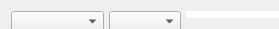
   <widget class="QWidget" name="layoutWidget">
    <property name="geometry">
     <rect>
      <x>23</x>
      <y>20</y>
      <width>279</width>
      <height>29</height>
     </rect>
    </property>
    <layout class="QHBoxLayout" name="horizontalLayout">
     <property name="spacing">
      <number>5</number>
     </property>
     <property name="sizeConstraint">
      <enum>QLayout::SetNoConstraint</enum>
     </property>
     <property name="rightMargin">
      <number>0</number>
     </property>
     <item>
      <widget class="QComboBox" name="fluorLabel">
       <property name="sizePolicy">
        <sizepolicy hsizetype="Preferred" vsizetype="Fixed">
         <horstretch>0</horstretch>
         <verstretch>0</verstretch>
        </sizepolicy>
       </property>
       <property name="minimumSize">
        <size>
         <width>20</width>
         <height>21</height>
        </size>
       </property>
       <property name="focusPolicy">
        <enum>Qt::NoFocus</enum>
       </property>
       <property name="editable">
        <bool>false</bool>
       </property>
       <property name="sizeAdjustPolicy">
        <enum>QComboBox::AdjustToContentsOnFirstShow</enum>
       </property>
      </widget>
     </item>
     <item>
      <widget class="QComboBox" name="fluorName">
       <property name="sizePolicy">
        <sizepolicy hsizetype="Fixed" vsizetype="Fixed">
         <horstretch>0</horstretch>
         <verstretch>0</verstretch>
        </sizepolicy>
       </property>
       <property name="minimumSize">
        <size>
         <width>30</width>
         <height>21</height>
        </size>
       </property>
       <property name="focusPolicy">
        <enum>Qt::NoFocus</enum>
       </property>
       <property name="editable">
        <bool>false</bool>
       </property>
       <property name="sizeAdjustPolicy">
        <enum>QComboBox::AdjustToContentsOnFirstShow</enum>
       </property>
      </widget>
     </item>
     <item>
      <widget class="QLineEdit" name="energyDisplay">
       <property name="sizePolicy">
        <sizepolicy hsizetype="Ignored" vsizetype="Fixed">
         <horstretch>0</horstretch>
         <verstretch>0</verstretch>
        </sizepolicy>
       </property>
       <property name="minimumSize">
        <size>
         <width>0</width>
         <height>0</height>
        </size>
       </property>
       <property name="sizeIncrement">
        <size>
         <width>0</width>
         <height>0</height>
        </size>
       </property>
       <property name="palette">
        <palette>
         <active>
          <colorrole role="WindowText">
           <brush brushstyle="SolidPattern">
            <color alpha="255">
             <red>0</red>
             <green>0</green>
             <blue>0</blue>
            </color>
           </brush>
          </colorrole>
          <colorrole role="Text">
           <brush brushstyle="SolidPattern">
            <color alpha="255">
             <red>27</red>
             <green>13</green>
             <blue>139</blue>
            </color>
           </brush>
          </colorrole>
          <colorrole role="ButtonText">
           <brush brushstyle="SolidPattern">
            <color alpha="255">
             <red>0</red>
             <green>0</green>
             <blue>0</blue>
            </color>
           </brush>
          </colorrole>
         </active>
         <inactive>
          <colorrole role="WindowText">
           <brush brushstyle="SolidPattern">
            <color alpha="255">
             <red>0</red>
             <green>0</green>
             <blue>0</blue>
            </color>
           </brush>
          </colorrole>
          <colorrole role="Text">
           <brush brushstyle="SolidPattern">
            <color alpha="255">
             <red>27</red>
             <green>13</green>
             <blue>139</blue>
            </color>
           </brush>
          </colorrole>
          <colorrole role="ButtonText">
           <brush brushstyle="SolidPattern">
            <color alpha="255">
             <red>0</red>
             <green>0</green>
             <blue>0</blue>
            </color>
           </brush>
          </colorrole>
         </inactive>
         <disabled>
          <colorrole role="WindowText">
           <brush brushstyle="SolidPattern">
            <color alpha="255">
             <red>170</red>
             <green>170</green>
             <blue>255</blue>
            </color>
           </brush>
          </colorrole>
          <colorrole role="Text">
           <brush brushstyle="SolidPattern">
            <color alpha="255">
             <red>170</red>
             <green>170</green>
             <blue>255</blue>
            </color>
           </brush>
          </colorrole>
          <colorrole role="ButtonText">
           <brush brushstyle="SolidPattern">
            <color alpha="255">
             <red>170</red>
             <green>170</green>
             <blue>255</blue>
            </color>
           </brush>
          </colorrole>
         </disabled>
        </palette>
       </property>
       <property name="maxLength">
        <number>32767</number>
       </property>
       <property name="frame">
        <bool>false</bool>
       </property>
       <property name="alignment">
        <set>Qt::AlignCenter</set>
       </property>
       <property name="readOnly">
        <bool>true</bool>
       </property>
      </widget>
     </item>
    </layout>
   </widget>
